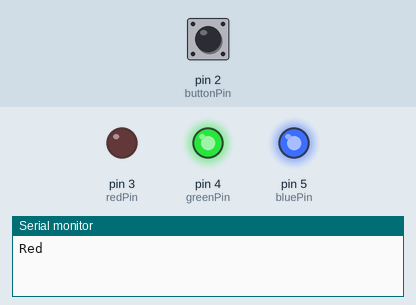
A sketch run on a simulated Arduino Uno, built with avr-gcc and run on an emulated ATmega328P. Parts: output pins drawn as LEDs (lit = HIGH), the last lines printed to the serial monitor. The inputs (shaded band) are chosen by the test bench; at power-on: pin 2 (buttonPin) HIGH.

Above: at 1.2 s.
1.3 s: pin 2 (buttonPin) pulled LOW for 0.15 s
At 1.9 s:
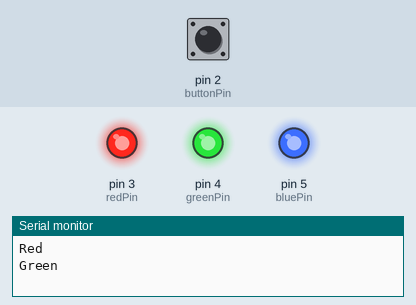
4.4 s: pin 2 (buttonPin) pulled LOW for 1 s
At 5.4 s:
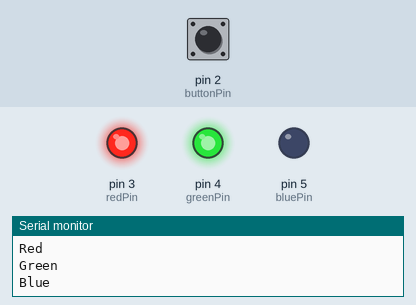
8.4 s: pin 2 (buttonPin) pulled LOW for 3.2 s
At 8.9 s:
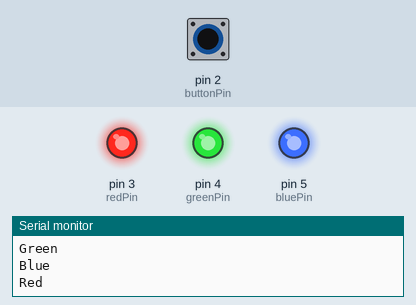
Timing chart, 0 to 19.1 s (numbered marks = the images above; inputs shaded):
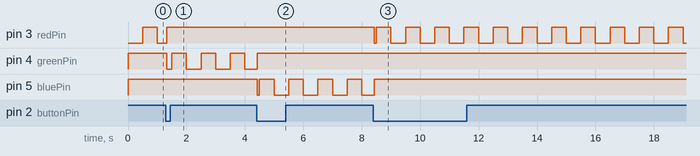

The sketch:

ButtonMonitor.ino
```cpp
const int buttonPin = 2;
const int redPin = 3;
const int greenPin = 4;
const int bluePin = 5;

int ledcolor = 0;
bool ledOn = true;

// 按鈕狀態
int lastReading = HIGH;
int stableButtonState = HIGH;
unsigned long lastDebounceTime = 0;

// 閃爍計時
unsigned long previousMillis = 0;
const unsigned long interval = 500;

void setup() {
  Serial.begin(9600);

  pinMode(buttonPin, INPUT);
  pinMode(redPin, OUTPUT);
  pinMode(greenPin, OUTPUT);
  pinMode(bluePin, OUTPUT);

  // LOW 亮、HIGH 熄滅
  digitalWrite(redPin, LOW);
  digitalWrite(greenPin, HIGH);
  digitalWrite(bluePin, HIGH);

  Serial.println("Red");
}

void loop() {
  unsigned long now = millis();
  int reading = digitalRead(buttonPin);

  // 按鈕訊號改變時，重新計時
  if (reading != lastReading) {
    lastDebounceTime = now;
  }

  // 訊號穩定 30 毫秒後才接受
  if (now - lastDebounceTime >= 30) {
    if (reading != stableButtonState) {
      stableButtonState = reading;

      // 只有按下時切換一次
      if (stableButtonState == LOW) {
        ledcolor = ledcolor + 1;

        if (ledcolor > 2) {
          ledcolor = 0;
        }

        if (ledcolor == 0) {
          Serial.println("Red");
        } else if (ledcolor == 1) {
          Serial.println("Green");
        } else {
          Serial.println("Blue");
        }
      }
    }
  }

  lastReading = reading;

  // 每 500 毫秒切換亮／滅
  if (now - previousMillis >= interval) {
    previousMillis = now;
    ledOn = !ledOn;
  }

  // 只有目前選到的顏色會亮
  digitalWrite(redPin,
               (ledOn && ledcolor == 0) ? LOW : HIGH);
  digitalWrite(greenPin,
               (ledOn && ledcolor == 1) ? LOW : HIGH);
  digitalWrite(bluePin,
               (ledOn && ledcolor == 2) ? LOW : HIGH);
}
```

Measured:
- after the input at 1.3 s, pin 4 (greenPin): HIGH → LOW at once, then repeats every 1.0 s: HIGH 0.50 s, LOW 0.50 s
- after the input at 4.4 s, pin 5 (bluePin): HIGH → LOW at once, then repeats every 1.0 s: HIGH 0.50 s, LOW 0.50 s
- after the input at 8.4 s, pin 3 (redPin): HIGH → LOW at once, then repeats every 1.0 s: HIGH 0.50 s, LOW 0.50 s
